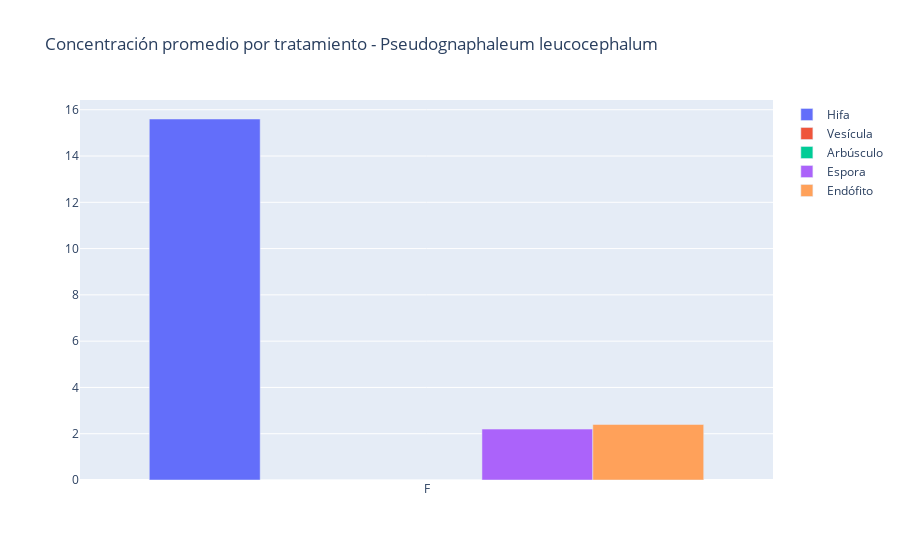

Notebook code for this chart:
### Code cell
tratamiento1 = df_mico_grouped1["Sitio"].unique()

fig = go.Figure(data=[
    go.Bar(name='Hifa', x=tratamiento1, y=df_mico_grouped[(df_mico_grouped["Especie"] == 'Pseudognaphaleum leucocephalum')]["Hifa"]),    
    go.Bar(name='Vesícula', x=tratamiento1, y=df_mico_grouped[(df_mico_grouped["Especie"] == 'Pseudognaphaleum leucocephalum')]["Vesícula"]),
    go.Bar(name='Arbúsculo', x=tratamiento1, y=df_mico_grouped[(df_mico_grouped["Especie"] == 'Pseudognaphaleum leucocephalum')]["Arbúsculo"]),
    go.Bar(name='Espora', x=tratamiento1, y=df_mico_grouped[(df_mico_grouped["Especie"] == 'Pseudognaphaleum leucocephalum')]["Espora"]),
    go.Bar(name='Endófito', x=tratamiento1, y=df_mico_grouped[(df_mico_grouped["Especie"] == 'Pseudognaphaleum leucocephalum')]["Endófito"]),
])
# Change the bar mode
fig.update_layout(barmode='group', title='Concentración promedio por tratamiento - Pseudognaphaleum leucocephalum')
fig.show()

### Figure 1 — Plotly figure (JSON) as saved in the notebook; plotly's stock layout.template omitted (floating-point values rounded to 4 significant figures)
{"data": [{"name": "Hifa", "type": "bar", "x": ["F", "J"], "y": [15.6]}, {"name": "Vesícula", "type": "bar", "x": ["F", "J"], "y": [0]}, {"name": "Arbúsculo", "type": "bar", "x": ["F", "J"], "y": [0]}, {"name": "Espora", "type": "bar", "x": ["F", "J"], "y": [2.2]}, {"name": "Endófito", "type": "bar", "x": ["F", "J"], "y": [2.4]}], "layout": {"barmode": "group", "title": {"text": "Concentración promedio por tratamiento - Pseudognaphaleum leucocephalum"}}}
